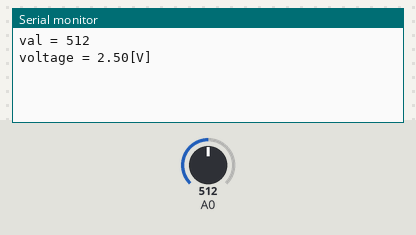
This sketch was run on a simulated Arduino Uno, built with avr-gcc and run on an emulated ATmega328P. On the bench: the last lines printed to the serial monitor. The test bench sets the inputs (shaded band); at power-on: A0 = 512.

Above: at 1.8 s.
1.9 s: A0 set to 716
At 2.9 s:
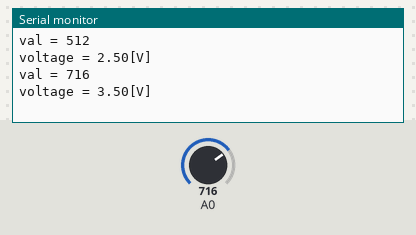
3.4 s: A0 set to 900
At 4.4 s:
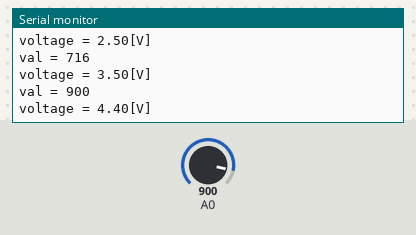

The sketch:

arduino.ino
```cpp
int val = 0;

int last_val = 0;

void setup()

{
    Serial.begin(115200);
}

void loop()
{
    val = analogRead(0);
    if (last_val != val)
    {
        Serial.print("val = ");
        Serial.println(val);
        Serial.print("voltage = ");
        Serial.print(val * 5.0 / 1023.0);
        Serial.println("[V]");

        last_val = val;
    }
    delay(1000);
}

// int val = 0;

// void setup()
// {
//     Serial.begin(9600);
// }

// void loop()
// {
//     val = analogRead(0);
//     Serial.println(val / 4);
//     analogWrite(3, val / 4);
//     delay(500);
// }
```

Measured:
- after the input at 1.9 s, the serial monitor: prints a new line after 0.10 s (image 1)
- after the input at 3.4 s, the serial monitor: prints a new line after 0.60 s (image 2)
